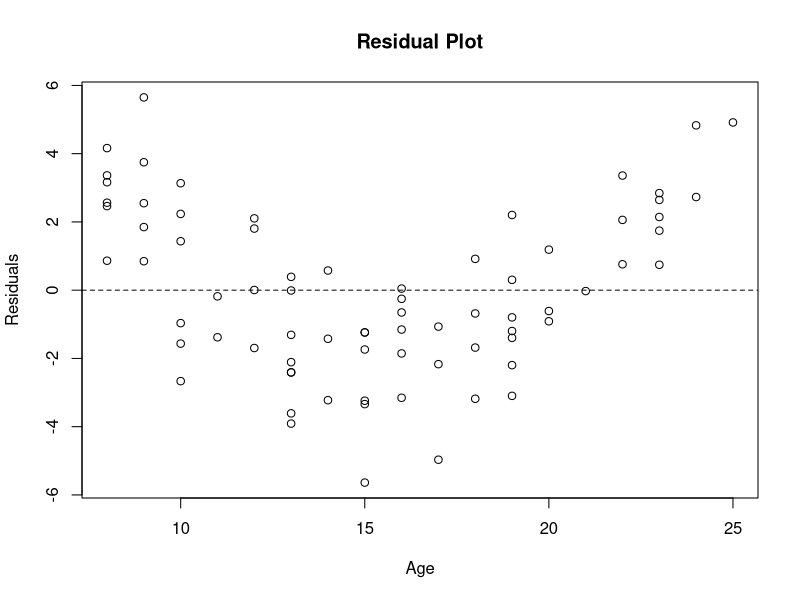
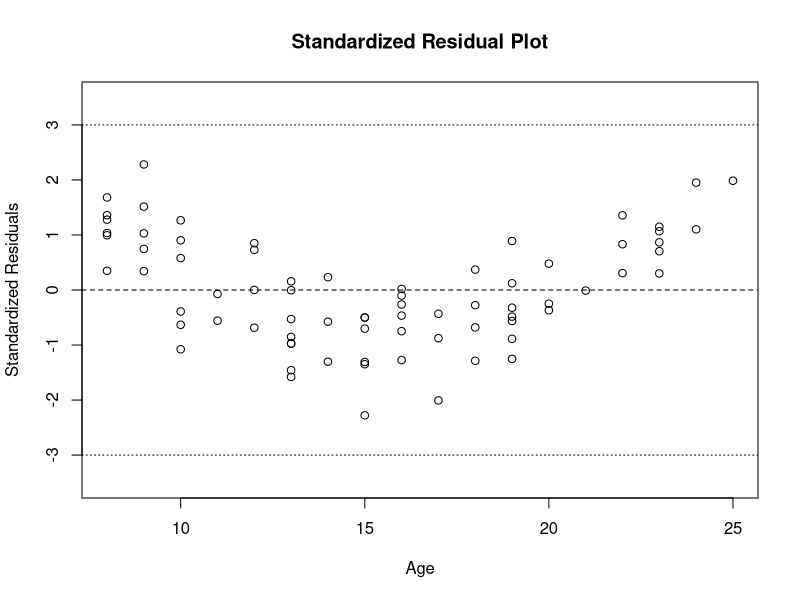
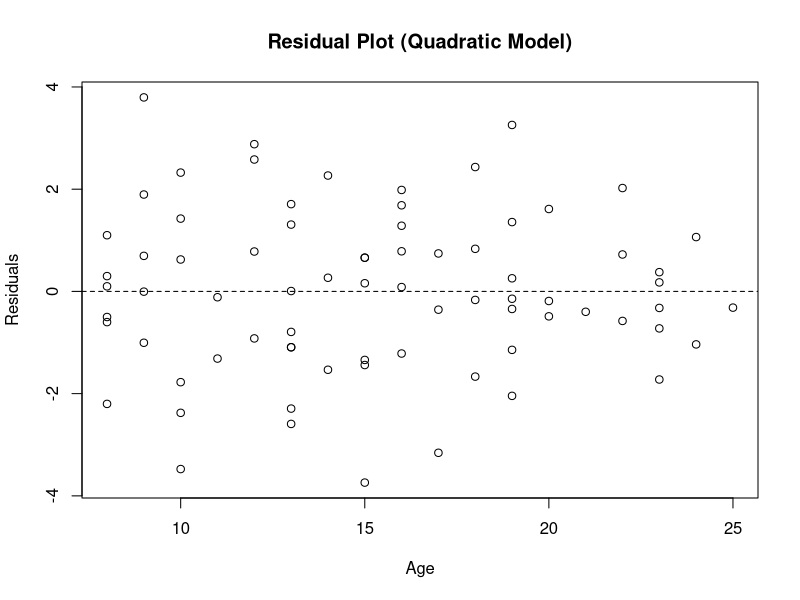
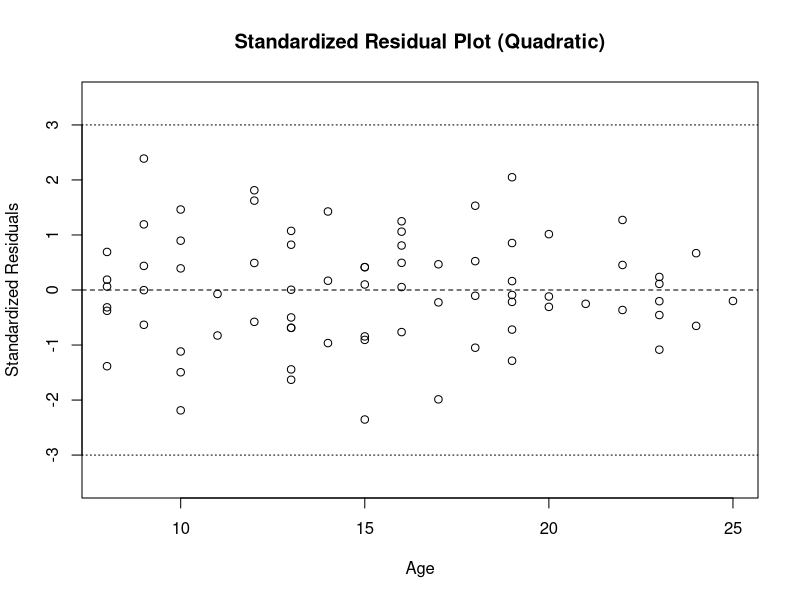

Source code (R) for these figures, in order:
## ---- chunk 1
data <- read.csv("hw07pr01.csv", header = TRUE, sep = ",")

# Fit linear model
model1 <- lm(steroid ~ age, data = data)

# Get summary and store it in 's'
s <- summary(model1)

# Extract regression components
intercept <- s$coefficients["(Intercept)", "Estimate"]
slope <- s$coefficients["age", "Estimate"]
r_squared <- s$r.squared
adj_r_squared <- s$adj.r.squared
p_value_slope <- s$coefficients["age", "Pr(>|t|)"]

# Print all extracted values
cat("Fitted equation: Ŷ =", round(intercept, 5), "+", round(slope, 5), "* age\n")
cat("R-squared:", round(r_squared, 4), "\n")
cat("Adjusted R-squared:", round(adj_r_squared, 4), "\n")
cat("P-value for age coefficient:", format.pval(p_value_slope, digits = 3), "\n")
cat(
  "The p-value for the slope coefficient (β1) is less than 2e-16,\n",
  "which is extremely small. This provides strong evidence against\n",
  "the null hypothesis H0: β1 = 0.\n\n",
  "We conclude that age is a statistically significant predictor\n",
  "of steroid level in this sample of 75 individuals.\n"
)
## ---- chunk 2
# Create residual plot
plot(data$age, resid(model1), 
     main = "Residual Plot", 
     xlab = "Age", 
     ylab = "Residuals")
abline(h = 0, lty = 2)

# Create standardized residual plot
sse <- sum(resid(model1)^2)
n <- nrow(data)
mse <- sse / (n - 2)
standardized_res <- resid(model1) / sqrt(mse)

plot(data$age, standardized_res,
     main = "Standardized Residual Plot",
     xlab = "Age",
     ylab = "Standardized Residuals",
     ylim = c(-3.5, 3.5))
abline(h = 0, lty = 2)
abline(h = c(-3, 3), lty = 3)

cat(
  "The residual plot for the linear model shows a U-shaped pattern,\n",
  "suggesting that the relationship between age and steroid level\n",
  "is not adequately captured by a simple linear model.\n\n",

  "This is a violation of the linearity assumption.\n\n",

  "The variance of residuals appears roughly constant,\n",
  "and no standardized residuals exceed ±3,\n",
  "so the constant variance and outlier assumptions\n",
  "are reasonably met.\n\n",

  "Conclusion: The linear model violates the linearity assumption,\n",
  "and a more appropriate model may be quadratic."
)
## ---- chunk 3
# Create quadratic term
data$age2 <- data$age^2

# Fit quadratic regression model
model2 <- lm(steroid ~ age + age2, data = data)

# Summarize the model
s2 <- summary(model2)

# Extract coefficients
b0 <- s2$coefficients["(Intercept)", "Estimate"]
b1 <- s2$coefficients["age", "Estimate"]
b2 <- s2$coefficients["age2", "Estimate"]

# Extract R-squared and Adjusted R-squared
r2 <- s2$r.squared
adj_r2 <- s2$adj.r.squared

# Extract p-value for β1 (age)
p_b1 <- s2$coefficients["age", "Pr(>|t|)"]

# Print results
cat("Fitted equation:\n")
cat("Ŷ = ", round(b0, 5), " + ", round(b1, 5), "* age + ", round(b2, 5), "* age²\n\n")
cat("R-squared: ", round(r2, 4), "\n")
cat("Adjusted R-squared: ", round(adj_r2, 4), "\n")
cat("P-value for β1 (age): ", format.pval(p_b1, digits = 3), "\n")

cat(
  "Comparison to Part (a):\n",
  "The quadratic model has a higher R² (0.9796 vs. 0.9498)\n",
  "and higher adjusted R² (0.979 vs. 0.9492),\n",
  "indicating a better fit.\n\n",
  
  "However, the p-value for age is no longer significant (0.112),\n",
  "suggesting age may not be linearly associated with steroid\n",
  "after accounting for the quadratic term.\n"
)
## ---- chunk 4
# Residual plot for quadratic model
plot(data$age, resid(model2),
     main = "Residual Plot (Quadratic Model)",
     xlab = "Age",
     ylab = "Residuals")
abline(h = 0, lty = 2)

# Standardized residuals
sse2 <- sum(resid(model2)^2)
n <- nrow(data)
mse2 <- sse2 / (n - 3)  # 3 parameters: intercept, age, age^2
standardized_res2 <- resid(model2) / sqrt(mse2)

# Standardized residual plot
plot(data$age, standardized_res2,
     main = "Standardized Residual Plot (Quadratic)",
     xlab = "Age",
     ylab = "Standardized Residuals",
     ylim = c(-3.5, 3.5))
abline(h = 0, lty = 2)
abline(h = c(-3, 3), lty = 3)

cat(
  "The residual plot for the quadratic model shows\n",
  "no clear pattern or curvature, suggesting that\n",
  "linearity is reasonably addressed.\n\n",

  "The residuals appear to be evenly spread across age,\n",
  "indicating that the constant variance assumption holds.\n\n",

  "All standardized residuals are within ±3, so there\n",
  "are no major outliers or influential points.\n\n",

  "Conclusion: There are no noticeable violations\n",
  "of regression assumptions in the quadratic model."
)
## ---- chunk 5
# Compute correlation between X and X^2
cor_age_age2 <- cor(data$age, data$age2)
cat("Correlation between age and age²:", round(cor_age_age2, 4), "\n")
cat(
  "The correlation between age and age² is very close to 1.\n",
  "This indicates strong collinearity between the two predictors.\n\n",
  "When two variables are highly correlated, including both\n",
  "in a regression model may lead to multicollinearity.\n",
  "This can inflate standard errors and make it harder\n",
  "to interpret the individual effect of each predictor."
)
## ---- chunk 6
# Center the age variable
data$x <- data$age - mean(data$age)

# Compute x²
data$x2 <- data$x^2

# Correlation between x and x²
cor_x_x2 <- cor(data$x, data$x2)

# Print result and compare
cat("Correlation between x and x²:", round(cor_x_x2, 4), "\n\n")
cat(
  "Correlation between x and x²: 0.1916\n\n",
  "Compared to part (e), the correlation dropped\n",
  "from 0.9891 to 0.1916 after centering age.\n\n",
  "This reduces multicollinearity between\n",
  "the linear and quadratic terms.\n\n"
)
## ---- chunk 7
# Fit quadratic model using centered x and x^2
model_centered <- lm(steroid ~ x + x2, data = data)

# Get summary
s_centered <- summary(model_centered)

# Extract coefficients
b0_c <- s_centered$coefficients["(Intercept)", "Estimate"]
b1_c <- s_centered$coefficients["x", "Estimate"]
b2_c <- s_centered$coefficients["x2", "Estimate"]

# Extract R-squared, adjusted R-squared, and p-value for β1
r2_c <- s_centered$r.squared
adj_r2_c <- s_centered$adj.r.squared
pval_b1_c <- s_centered$coefficients["x", "Pr(>|t|)"]

# Print result
cat("Fitted equation:\n")
cat("Ŷ = ", round(b0_c, 5), " + ", round(b1_c, 5), "* x + ", round(b2_c, 5), "* x²\n\n")
cat("R-squared: ", round(r2_c, 4), "\n")
cat("Adjusted R-squared: ", round(adj_r2_c, 4), "\n")
cat("P-value for β1 (x): ", format.pval(pval_b1_c, digits = 3), "\n\n")

cat("Compared to part (c):\n",
  "- R² and adjusted R² remain the same because the model fit\n",
  "  hasn't changed, just the variable scale.\n",
  "- The coefficient for β1 is easier to interpret now,\n",
  "  since x is centered.\n",
  "- The p-value for β1 is now highly significant, showing\n",
  "  improved stability due to reduced multicollinearity.\n"
)
## ---- chunk 8
# Load data
data2 <- read.csv("hw07pr02.csv", header = TRUE)

# Fit regression model with price and discount only
model_a <- lm(market.share ~ price + discount, data = data2)

summary(model_a)

cat(
  "Fitted equation:\n",
  "Ŷ = 2.8684 – 0.1391 * price + 0.2749 * discount\n\n",

  "Interpretation:\n",
  "β₁ (price): For every $1 increase in price, the market share\n",
  "is expected to decrease by 0.1391 units,\n",
  "holding discount constant. (p = 0.470 — not significant)\n\n",

  "β₂ (discount): Discounted products have, on average,\n",
  "0.2749 units higher market share than non-discounted products,\n",
  "holding price constant. (p = 0.0298 — statistically significant)\n\n",

  "Group-specific equations:\n",
  "Non-discounted (discount = 0):\n",
  "Ŷ = 2.8684 – 0.1391 * price\n\n",
  "Discounted (discount = 1):\n",
  "Ŷ = 3.1433 – 0.1391 * price\n"
)
## ---- chunk 9
# Fit model with interaction between price and discount
model_b <- lm(market.share ~ price * discount, data = data2)

# Show summary output
summary(model_b)
cat(
  "Fitted equation:\n",
  "Ŷ = -2.1049 + 1.9755 * price + 5.7756 * discount\n",
  "     – 2.3345 * (price × discount)\n\n",

  "Interpretation of β₃ (interaction):\n",
  "The effect of price on market share differs depending\n",
  "on whether the product is discounted. Specifically,\n",
  "the slope for price decreases by 2.3345 units when the\n",
  "product is discounted. (p < 0.001 — highly significant)\n\n",

  "Group-specific fitted equations:\n",
  "Non-discounted (discount = 0):\n",
  "Ŷ = -2.1049 + 1.9755 * price\n\n",
  "Discounted (discount = 1):\n",
  "Ŷ = (-2.1049 + 5.7756) + (1.9755 – 2.3345) * price\n",
  "Ŷ = 3.6707 – 0.3590 * price\n"
)

## ---- chunk 10
# Fit the full model with all predictors
model_c <- lm(market.share ~ price + discount + promotion + rating, data = data2)

# Show fitted equation
summary(model_c)

cat(
  "Fitted equation:\n",
  "Ŷ = 2.7262 – 0.2361 * price + 0.2887 * discount\n",
  "     + 0.1482 * promotion + 0.0006831 * rating\n"
)
## ---- chunk 11
# Load leaps package
library(leaps)

# Run subset selection
subset_model <- regsubsets(market.share ~ price + discount + promotion + rating,
                           data = data2, nbest = 3)

# Display summary
subset_summary <- summary(subset_model)

# Show results
print(data.frame(
  Variables = apply(subset_summary$which, 1, function(x) paste(names(x)[x][-1], collapse = ", ")),
  R2 = round(subset_summary$rsq, 4),
  Adj_R2 = round(subset_summary$adjr2, 4),
  Cp = round(subset_summary$cp, 4)
))

cat(
  "Model selection summary:\n\n",
  
  "Best model by Adjusted R-squared:\n",
  "  Variables: price, discount, rating\n",
  "  Adjusted R² = 0.2074\n\n",
  
  "Best model by Mallows' Cp:\n",
  "  Variables: discount, rating\n",
  "  Cp = 3.7385 (closest to p + 1 = 3)\n\n",
  
  "Conclusion:\n",
  "  The model with discount and rating has the most favorable Cp,\n",
  "  indicating minimal bias and good fit.\n",
  "  However, the model with price, discount, and rating has the highest\n",
  "  adjusted R² and may explain more variance.\n"
)
## ---- chunk 12
cat(
  "Total models checked in subset selection:\n",
  "For 4 predictors, all possible non-empty subsets = 15\n"
)
## ---- chunk 13
model_f <- lm(market.share ~ price + discount + rating, data = data2)
summary(model_f)
anova(model_f)

# Manually confirm stats for: model_f = price + discount + rating
model_f <- lm(market.share ~ price + discount + rating, data = data2)
model_full <- lm(market.share ~ price + discount + promotion + rating, data = data2)

# Sample size and number of predictors
n <- nrow(data2)
p <- 3   # number of predictors in model_f
p_full <- 4

# Extract RSS (Residual Sum of Squares)
rss <- sum(resid(model_f)^2)

# Total Sum of Squares (SST)
sst <- sum((data2$market.share - mean(data2$market.share))^2)

# R-squared
r_squared <- 1 - rss / sst

# Adjusted R-squared
adj_r_squared <- 1 - (rss / (n - p - 1)) / (sst / (n - 1))

# Get MSE from full model
mse_full <- summary(model_full)$sigma^2  # sigma is residual std error

# Mallows' Cp
cp <- rss / mse_full - (n - 2 * p)

# Show results
cat("Manual calculations:\n")
cat("R-squared:         ", round(r_squared, 4), "\n")
cat("Adjusted R-squared:", round(adj_r_squared, 4), "\n")
cat("Mallows' Cp:       ", round(cp, 4), "\n")
